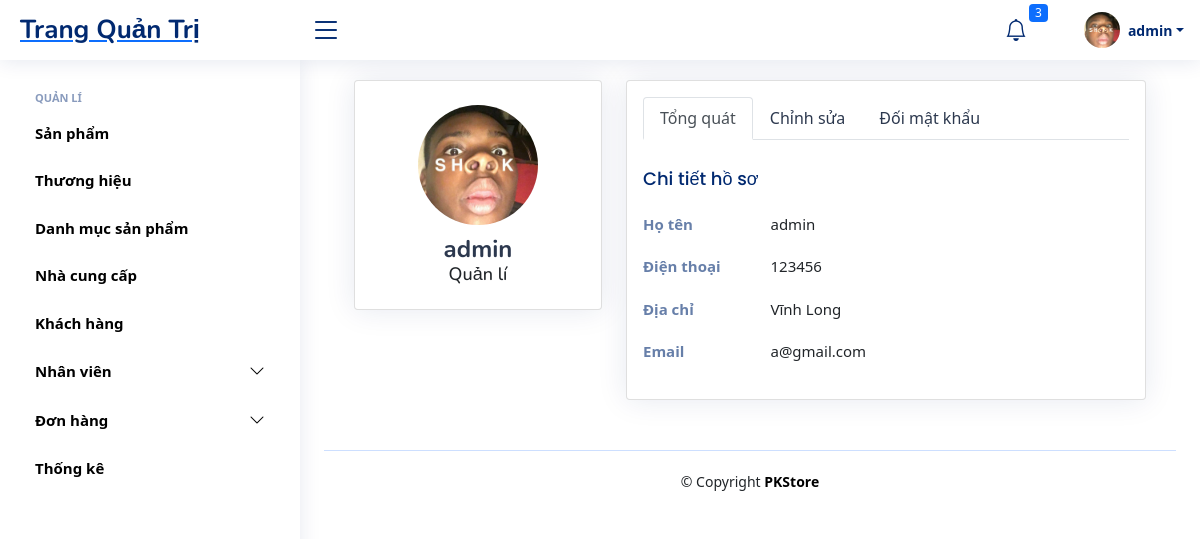
Screenshot of /Admin/index.php?thamso=thongtincanhan (signed in) with the database file from the repository.
### tables this page shows
CREATE TABLE `quantrivien` (
  `MaQTV` int(11) NOT NULL,
  `TaiKhoan` varchar(50) NOT NULL,
  `MatKhau` varchar(255) NOT NULL,
  `QuanLi` bit(1) DEFAULT NULL,
  `HoTen` varchar(50) NOT NULL,
  `DienThoaiNV` varchar(20) DEFAULT NULL,
  `AnhDaiDien` varchar(100) DEFAULT NULL,
  `DiaChi` varchar(100) DEFAULT NULL,
  `Email` varchar(100) DEFAULT NULL,
  `trangthai` tinyint(1) NOT NULL
);

### Admin/Function/Profile/Profile_Page.php (the view, shortened to what this page needs)
<?php
include("./Function/Sup/Success.php");
?>
<?php
$id = $_SESSION["MaQTV"];
$query = "SELECT * FROM quantrivien where MaQTV='$id'";
$query_run = mysqli_query($conn, $query);
$row = mysqli_fetch_array($query_run);
?>
<section class="section profile">
  <div class="row">
    <div class="col-xl-4">
      <div class="card">
        <div class="card-body profile-card pt-4 d-flex flex-column align-items-center">
          <img src="../Images/ImgAdmins/<?php
                                        echo $row["AnhDaiDien"]
                                        ?>" alt="Profile" class="rounded-circle">
          <h2><?php
              echo $row["HoTen"]
              ?></h2>
          <h3><?php
              if ($row["QuanLi"]) {
                echo "Quản lí";
              } else echo "Nhân viên";
              ?></h3>
        </div>
      </div>
    </div>
    <div class="col-xl-8">
      <div class="card">
        <div class="card-body pt-3">
          <ul class="nav nav-tabs nav-tabs-bordered">
            <li class="nav-item">
              <button class="nav-link active" data-bs-toggle="tab" data-bs-target="#profile-overview">Tổng quát</button>
            </li>
            <li class="nav-item">
              <button class="nav-link" data-bs-toggle="tab" data-bs-target="#profile-edit">Chỉnh sửa</button>
            </li>
            <li class="nav-item">
              <button class="nav-link" data-bs-toggle="tab" data-bs-target="#profile-change-password">Đối mật khẩu</button>
            </li>
          </ul>
          <div class="tab-content pt-2">
            <div class="tab-pane fade show active profile-overview" id="profile-overview">
              <h5 class="card-title">Chi tiết hồ sơ</h5>
              <div class="row">
                <div class="col-lg-3 col-md-4 label ">Họ tên</div>
                <div class="col-lg-9 col-md-8"><?php
                                                echo $row["HoTen"]
                                                ?></div>
              </div>
              <div class="row">
                <div class="col-lg-3 col-md-4 label">Điện thoại</div>
                <div class="col-lg-9 col-md-8"><?php
                                                echo $row["DienThoaiNV"];
                                                ?></div>
              </div>
              <div class="row">
                <div class="col-lg-3 col-md-4 label">Địa chỉ</div>
                <div class="col-lg-9 col-md-8"><?php
                                                echo $row["DiaChi"];
                                                ?></div>
              </div>
              <div class="row">
                <div class="col-lg-3 col-md-4 label">Email</div>
                <div class="col-lg-9 col-md-8"><?php
                                                echo $row["Email"];
                                                ?></div>
              </div>
            </div>
          </div>
        </div>
      </div>
    </div>
  </div>
</section>

### Admin/Function/Manager/Header.php (shortened to what this page needs)
<?php
$id = $_SESSION["MaQTV"];
$query = "SELECT * FROM quantrivien where MaQTV='$id'";
$query_run = mysqli_query($conn, $query);
$row = mysqli_fetch_array($query_run);
$donhangmoi  = mysqli_query($conn, "select count(SoDH) as 'donhangmoi' from dondathang where TinhTrangGiaoHang = 'cho xac nhan'");
$ketqua = mysqli_fetch_array($donhangmoi);
?>
<header id="header" class="header fixed-top d-flex align-items-center">
  <div class="d-flex align-items-center justify-content-between">
    <a href="?thamso=sanpham" class="logo d-flex align-items-center">
      <span class="d-none d-lg-block">Trang Quản Trị</span>
    </a>
    <i class="bi bi-list toggle-sidebar-btn"></i>
  </div>
  <nav class="header-nav ms-auto">
    <ul class="d-flex align-items-center">
      <li  class="nav-item dropdown">
        <a  class="nav-link nav-icon" href="#" data-bs-toggle="dropdown">
          <i class="bi bi-bell"></i>
          <span class="badge bg-primary badge-number"> <?php  echo $ketqua["donhangmoi"]; ?></span>
        </a>
      </li>
      <li class="nav-item dropdown pe-3">
        <a class="nav-link nav-profile d-flex align-items-center pe-0" href="#" data-bs-toggle="dropdown">
          <img src="../Images/ImgAdmins/<?php
                                        echo $row["AnhDaiDien"];
                                        ?>" alt="Profile" class="rounded-circle">
          <span class="d-none d-md-block dropdown-toggle ps-2"><?php
                                                                echo $row["TaiKhoan"];
                                                                ?></span>
        </a>
      </li>
    </ul>
  </nav>
</header>

### Admin/assets/css/style.css (style rules this page uses)
:root { scroll-behavior: smooth; }
body { font-family: "Open Sans", sans-serif; background: #f6f9ff; color: #444444; }
a { color: #4154f1; text-decoration: none; }
h1, h2, h3, h4, h5, h6 { font-family: "Nunito", sans-serif; }
.card { margin-bottom: 30px; border: none; border-radius: 5px; box-shadow: 0px 0 30px rgba(1, 41, 112, 0.1); }
.card-title { padding: 20px 0 15px 0; font-size: 18px; font-weight: 500; color: #012970; font-family: "Poppins", sans-serif; }
.card-body { padding: 0 20px 20px 20px; }
.nav-tabs-bordered { border-bottom: 2px solid #ebeef4; }
.nav-tabs-bordered .nav-link { margin-bottom: -2px; border: none; color: #2c384e; }
.nav-tabs-bordered .nav-link.active { background-color: #fff; color: #4154f1; border-bottom: 2px solid #4154f1; }
.logo { line-height: 1; }
@media (min-width: 1200px) { .logo { width: 280px; } }
.logo span { font-size: 26px; font-weight: 700; color: #012970; font-family: "Nunito", sans-serif; }
.header { transition: all 0.5s; z-index: 997; height: 60px; box-shadow: 0px 2px 20px rgba(1, 41, 112, 0.1); background-color: #fff; padding-left: 20px; }
.header .toggle-sidebar-btn { font-size: 32px; padding-left: 10px; cursor: pointer; color: #012970; }
.header-nav ul { list-style: none; }
.header-nav>ul { margin: 0; padding: 0; }
.header-nav .nav-icon { font-size: 22px; color: #012970; margin-right: 25px; position: relative; }
.header-nav .nav-profile { color: #012970; }
.header-nav .nav-profile img { max-height: 36px; }
.header-nav .nav-profile span { font-size: 14px; font-weight: 600; }
.header-nav .badge-number { position: absolute; inset: -2px -5px auto auto; font-weight: normal; font-size: 12px; padding: 3px 6px; }
.profile .profile-card img { max-width: 120px; }
.profile .profile-card h2 { font-size: 24px; font-weight: 700; color: #2c384e; margin: 10px 0 0 0; }
.profile .profile-card h3 { font-size: 18px; }
.profile .profile-overview .row { margin-bottom: 20px; font-size: 15px; }
.profile .profile-overview .card-title { color: #012970; }
.profile .profile-overview .label { font-weight: 600; color: rgba(1, 41, 112, 0.6); }

### rows the page displays
quantrivien: AnhDaiDien (picture), TaiKhoan "admin", HoTen "admin", DienThoaiNV "123456", DiaChi "Vĩnh Long", Email "a@gmail.com"

### other values shown
$ketqua["donhangmoi"] "3"
